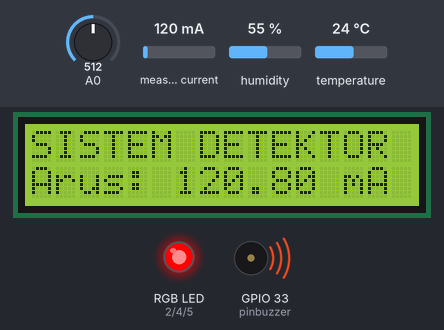
A sketch run on a simulated ESP8266 (NodeMCU). Parts: 16×2 character LCD, an RGB LED mixed from three pins (HIGH = lit), buzzer (waves = sounding, pin HIGH). The test bench sets the inputs (shaded band); at power-on: A0 = 512, temperature 24 °C, measured current 120 mA, humidity 55 %. WiFi joins after 1.5 s; servers stay silent unless stated; random numbers use the default seed unless the sketch sets one; no MQTT or app messages arrive unless stated; what the sketch prints to the serial monitor is not drawn.

Above: at 3.2 s.
3.3 s: A0 set to 318
At 5.3 s:
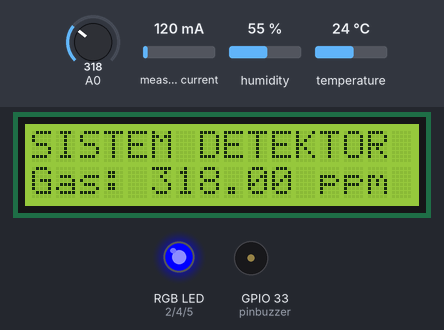
6.9 s: A0 set to 282
At 9.8 s:
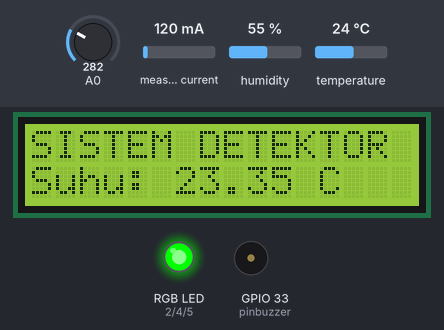
10.1 s: temperature set to 34.9 °C
At 12.1 s:
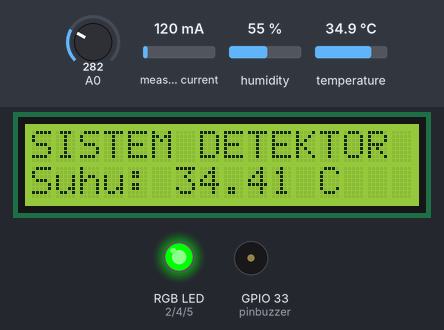
13.3 s: temperature set to 35.9 °C
At 14.5 s:
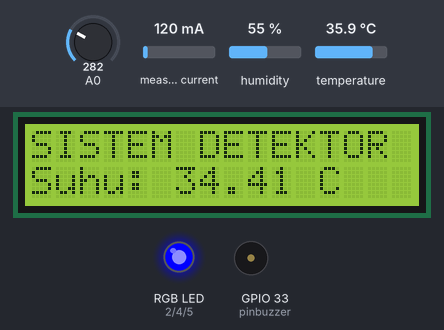
19.5 s: measured current set to 40 mA
At 22.4 s:
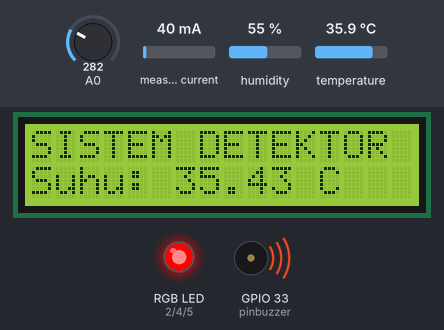
23.1 s: temperature set to 28 °C
At 25.9 s:
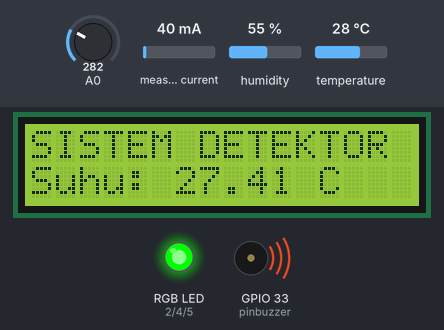
Timing chart, 0 to 27.3 s (numbered marks = the images above; inputs shaded):
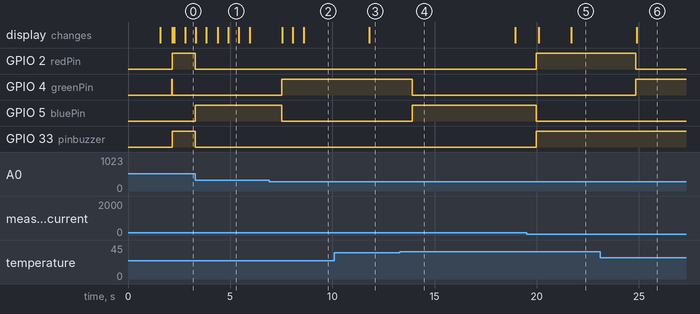

The sketch:

Sistem_Detektor_kebakaran.ino
```cpp
#include <CTBot.h>

#include <DHT.h>
#include <ArduinoJson.h>
#include <WiFi.h>
#include <PubSubClient.h>
#include <Adafruit_INA219.h>
#include <LiquidCrystal_I2C.h>=

#define DHTPIN 13
#define DHTTYPE DHT22


CTBot myBot ;

String token = "";
const int id = 1417192729;

int MQ2PIN = 35;

float p = 0.54;
float RL = 10.0;
float M = 47.38;
float m = -0.45720;
float b = 1.25;
//float Ro = 3.70;
float Ro;
float R2;


DHT dht(DHTPIN, DHTTYPE);
Adafruit_INA219 ina219;

float suhu1 = 0.0;
float suhu = 0.0;
float current = 0.0;
float gasValue = 0.0;

float suhuTadi = 0.0;
unsigned long tadiSuhu = 0;
const long intervalSuhu = 1000;

float arusTadi = 0;
unsigned long tadiINA219 = 0;
const long intervalINA219 = 1000; // Interval in milliseconds

float gasTadi = 0;
unsigned long tadiMQ2 = 0;
const long intervalMQ2 = 1000; // Interval in milliseconds

const char* ssid = "";              // SSID WiFi
const char* password = "";         // Password WiFi
const char* mqtt_server = ""; // MQTT Server
const char* userMQTT = "";         // Username MQTT
const char* passMQTT = "";       // Password MQTT

WiFiClient espClient;
PubSubClient client(espClient);
unsigned long LastMsg = 0;
#define MSG_BUFFER_SIZE (50)
char msg[MSG_BUFFER_SIZE];
int value = 0;

const char* topicDHT22 = "sensor1/DHT22";
const char* topicINA219 = "sensor2/INA219";
const char* topicMQ2 = "sensor3/MQ2";

// Tingkatan bahaya suhu
const float suhuSafe = 20.0;
const float suhuWarning = 35.0;
const float suhuDanger = 40.0;

// Tingkatan bahaya arus
const float currentSafe = 0.5;
const float currentWarning = 1.5;
const float currentDanger = 2.0;

// Tingkatan bahaya gas
const float gasSafe = 300.0;
const float gasWarning = 500.0;
const float gasDanger = 1000.0;

// LCD 16x2
LiquidCrystal_I2C lcd(0x27, 16, 2); // Set the LCD I2C address

// RGB LED
const int redPin = 2;
const int greenPin = 4;
const int bluePin = 5;

// Buzzer
const int pinbuzzer = 33;


void setup_wifi()
{
  Serial.println();
  Serial.print("Connecting to ");
  Serial.println(ssid);

  WiFi.mode(WIFI_STA);
  WiFi.begin(ssid, password);

  while (WiFi.status() != WL_CONNECTED)
  {
    Serial.print(".");
    delay(500);
  }

  randomSeed(micros());

  Serial.println("");
  Serial.println("WiFi Connected");
  Serial.println("IP address: ");
  Serial.println(WiFi.localIP());
}

void callback(char* topic, byte* payload, unsigned int length)
{
  Serial.print("Message Arrived [");
  Serial.print(topic);
  Serial.print("] ");
  String msg;

  for (int i = 0; i < length; i++)
  {
    msg += (char)payload[i];
  }

  Serial.println(msg);
}

void reconnect()
{
  while (!client.connected())
  {
    Serial.print("Attempting MQTT Connection...");
    String clientId = "node-redxx1";
    clientId += String(random(0xffff), HEX);
    if (client.connect(clientId.c_str(), userMQTT, passMQTT))
    {
      Serial.println("connected");
      client.subscribe(topicDHT22);
      client.subscribe(topicINA219);
      client.subscribe(topicMQ2);
    }
    else
    {
      Serial.print("Failed, rc=");
      Serial.print(client.state());
      Serial.println("try again in 5 seconds");
      delay(5000);
    }
  }
}

void setup()
{
  Serial.begin(115200);
  dht.begin();
  ina219.begin();

  setup_wifi();
  client.setServer(mqtt_server, 1883);
  client.setCallback(callback);

  // Initialize LCD
  lcd.begin(16, 2);
  lcd.print("WELCOME");
  lcd.backlight();
  lcd.blink();


  // Initialize RGB LED
  pinMode(redPin, OUTPUT);
  pinMode(greenPin, OUTPUT);
  pinMode(bluePin, OUTPUT);
  pinMode(pinbuzzer, OUTPUT);

  myBot.wifiConnect(ssid, password);
  myBot.setTelegramToken(token);

  if (myBot.testConnection())
    Serial.println("Koneksi Berhasil");
  else
    Serial.println("Koneksi Gagal");
  delay (500);

  // Initialize Buzzer
  //  pinMode(buzzerPin, OUTPUT);
}

void loop()
{
  if (!client.connected())
  {
    reconnect();
  }
  client.loop();

  bacaSuhu();
  bacaSensorINA219();
  bacaSensorMQ2();
}

void bacaSuhu()
{
  if (millis() - tadiSuhu >= intervalSuhu)
  {
    tadiSuhu = millis();

    suhu1 =  dht.readTemperature();
    suhu = 1.0149 * suhu1 - 1.0058;

    if (suhu != suhuTadi)
    {
      suhuTadi = suhu;
      publishSuhu();

      // Pengondisian untuk tingkatan bahaya suhu
      if (suhu >= suhuDanger)
      {
        Serial.println("Tingkat bahaya suhu: Danger");

        digitalWrite(redPin, HIGH);
        digitalWrite(greenPin, LOW);
        digitalWrite(bluePin, LOW);
        digitalWrite(pinbuzzer, HIGH);
        delay(100);
        myBot.sendMessage(id, "DANGER! ADA KEBAKARAN ");

        //        tone(buzzerPin, 1000, 1000);
      }
      else if (suhu >= suhuWarning)
      {
        Serial.println("Tingkat bahaya suhu: Warning");

        digitalWrite(redPin, LOW);
        digitalWrite(greenPin, LOW);
        digitalWrite(bluePin, HIGH);
        //        tone(buzzerPin, 800, 1000);
        //        digitalWrite(pinbuzzer, HIGH);
        delay(5000);
        myBot.sendMessage(id, "WARNING! SUHU RUANGAN TERLALU TINGGI. BERPOTENSI KEBAKARAN ");

      }
      else if (suhu >= suhuSafe)
      {
        Serial.println("Tingkat bahaya suhu: Safe");

        digitalWrite(redPin, LOW);
        digitalWrite(greenPin, HIGH);
        digitalWrite(bluePin, LOW);
        //digitalWrite(pinbuzzer, HIGH);
        myBot.sendMessage(id, "KONDISI RUANGAN AMAN");

        //        noTone(buzzerPin);
      }
    }
  }
  lcd.setCursor(0, 1);
  lcd.print("Suhu: ");
  lcd.print(suhu);
  lcd.print(" C     ");
  lcd.blink();

}

void bacaSensorINA219()
{
  if (millis() - tadiINA219 >= intervalINA219)
  {
    tadiINA219 = millis();

    current = (ina219.getCurrent_mA() + 0.8);

    if (current != arusTadi)
    {
      arusTadi = current;
      publishINA219();

      // Pengondisian untuk tingkatan bahaya arus
      if (current >= currentDanger)
      {
        Serial.println("Tingkat bahaya arus: Danger");

        digitalWrite(redPin, HIGH);
        digitalWrite(greenPin, LOW);
        digitalWrite(bluePin, LOW);
        digitalWrite(pinbuzzer, HIGH);
        delay(100);
        myBot.sendMessage(id, "DANGER! ADA KEBAKARAN  ");

        //      tone(buzzerPin, 1000, 1000);
      }
      else if (current >= currentWarning)
      {
        Serial.println("Tingkat bahaya arus: Warning");

        digitalWrite(redPin, LOW);
        digitalWrite(greenPin, LOW);
        digitalWrite(bluePin, HIGH);
        digitalWrite(pinbuzzer, HIGH);
        delay(5000);
        myBot.sendMessage(id, "WARNING! ARUS TERJADI KEBOCORAN ");

        //      tone(buzzerPin, 800, 1000);
      }
      else if (current <= currentSafe)
      {
        Serial.println("Tingkat bahaya arus: Safe");

        digitalWrite(redPin, LOW);
        digitalWrite(greenPin, HIGH);
        digitalWrite(bluePin, LOW);
        digitalWrite(pinbuzzer, LOW);

        myBot.sendMessage(id, "KONDISI ARUS AMAN ");

        //      tone(buzzerPin, 800, 1000);
        //      noTone(buzzerPin);
      }
      lcd.setCursor(0, 1);
      lcd.print("Arus: ");
      lcd.print(current);
      lcd.print(" mA  ");
      delay(500);


    }
    lcd.setCursor(0, 0 );
    lcd.print("SISTEM DETEKTOR 3 IN 1");
    delay(500);
  }
}

void bacaSensorMQ2()
{
  if (millis() - tadiMQ2 >= intervalMQ2)
  {
    tadiMQ2 = millis();

    gasValue = analogRead(MQ2PIN);
    float voltage = (gasValue / 1023.0) * 5.0;
    float Ro = ((RL * (5 - voltage)) / voltage);
    float R2 = (5 * RL / voltage) - RL;
    float ratio = R2 / Ro;
    float ppm = (0.4 * pow((Ro / RL), -1.36));
    float mg = (ppm * M) / 24.45;
    float ug = mg * 1000;
    float g = ug * 0.000001;
    float volume = g / 0.54;

    //Setelah kalibrasi
    float volume_kal = (0.149 * (volume)) - 0.0007; //Persamaan kalibrasi
    float g_kal = volume_kal * 0.54;
    float ug_kal = g_kal * 0.000001;
    float mg_kal = ug_kal / 1000;
    float ppm_kal = (mg_kal * 24.45) / M;

    if (gasValue != gasTadi)
    {
      gasTadi = gasValue;
      publishMQ2();

      // Pengondisian untuk tingkatan bahaya gas
      if (gasValue >= gasDanger)
      {
        Serial.println("Tingkat bahaya gas: Danger");
        digitalWrite(redPin, HIGH);
        digitalWrite(greenPin, LOW);
        digitalWrite(bluePin, LOW);
        digitalWrite(pinbuzzer, HIGH);
        myBot.sendMessage(id, "DANGER! ADA KEBAKARAN KARENA GAS");
        delay(100);

        //      tone(buzzerPin, 1000, 1000);
      }
      else if (gasValue >= gasWarning)
      {
        Serial.println("Tingkat bahaya gas: Warning");


        digitalWrite(redPin, LOW);
        digitalWrite(greenPin, LOW);
        digitalWrite(bluePin, HIGH);
        digitalWrite(pinbuzzer, LOW);
        myBot.sendMessage(id, "WARNING! GAS TERLALU TINGGI. BERPOTENSI KEBAKARAN ");

        //      tone(buzzerPin, 800, 1000);
      }
      else if (gasValue <= gasSafe)
      {
        Serial.println("Tingkat bahaya gas: Safe");


        digitalWrite(redPin, LOW);
        digitalWrite(greenPin, HIGH);
        digitalWrite(bluePin, LOW);
        digitalWrite(pinbuzzer, LOW);
        myBot.sendMessage(id, "KONDISI GAS AMAN");
        //        digitalWrite(pinbuzzer, LOW);


        //      noTone(buzzerPin);
      }

      lcd.setCursor(0, 1);
      lcd.print("Gas: ");
      lcd.print(gasValue);
      lcd.print(" ppm  ");
      delay(500);
      lcd.clear();
    }
    lcd.setCursor(0, 0 );
    lcd.print("SISTEM DETEKTOR 3 IN 1");
    delay(500);
  }
}

void publishSuhu()
{
  StaticJsonDocument<200> doc;
  doc["suhu"] = String(suhu);
  String output;
  serializeJson(doc, output);
  client.publish(topicDHT22, output.c_str());
}

void publishINA219()
{
  StaticJsonDocument<200> doc;
  doc["current"] = String(current);
  String output;
  serializeJson(doc, output);
  client.publish(topicINA219, output.c_str());
}

void publishMQ2()
{
  StaticJsonDocument<200> doc;
  doc["gasValue"] = String(gasValue);
  String output;
  serializeJson(doc, output);
  client.publish(topicMQ2, output.c_str());
}
```

Measured:
- the behaviour switches between 301 and 300 on A0 (found by bisection; images 1 and 2)
- the behaviour switches between 35.4 and 35.5 °C on temperature (found by bisection; images 3 and 4)
- after the input at 6.9 s, GPIO 4 (greenPin): LOW → HIGH after 0.63 s; GPIO 5 (bluePin): HIGH → LOW after 0.63 s; the display: first changes after 0.65 s (image 2 shows a later state)
- after the input at 10.1 s, the display: changes after 1.7 s (image 3)
- after the input at 13.3 s, GPIO 4 (greenPin): HIGH → LOW after 0.60 s; GPIO 5 (bluePin): LOW → HIGH after 0.60 s
- after the input at 19.5 s, GPIO 2 (redPin), GPIO 33 (pinbuzzer): LOW → HIGH after 0.48 s; GPIO 5 (bluePin): HIGH → LOW after 0.48 s; the display: first changes after 0.60 s (image 5 shows a later state)
- after the input at 23.1 s, GPIO 2 (redPin): HIGH → LOW after 1.7 s; GPIO 4 (greenPin): LOW → HIGH after 1.7 s; the display: changes after 1.8 s (image 6)
